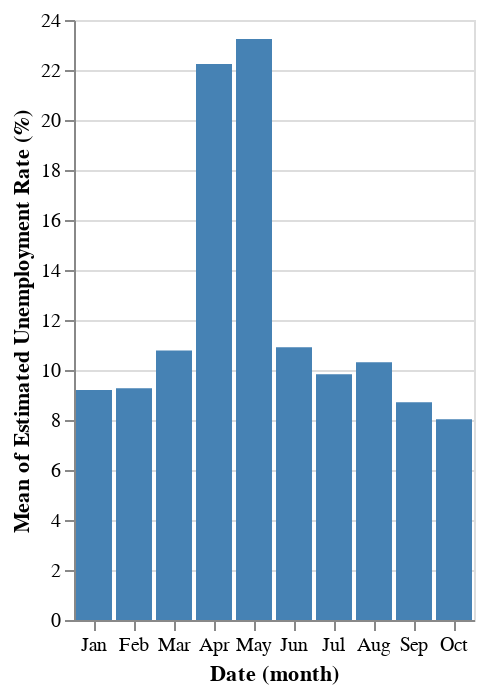

Source (notebook cell):
### Code cell
selector = alt.selection_point(name="selector", encodings=["x"])

alt.Chart(df, name="bars").mark_bar().encode(
            x=alt.X("month(Date):N"),
            y="mean(Estimated Unemployment Rate (%)):Q", 
            color=alt.condition(selector, alt.value('steelblue'), alt.value('grey'))
           ).add_params(selector)

### Figure 1 — Vega-Lite specification as saved in the notebook (floating-point values rounded to 4 significant figures; data arrays with more than 128 entries replaced by an {"elided": "..."} marker saying what was removed)
{"$schema": "https://vega.github.io/schema/vega-lite/v5.8.0.json", "config": {"view": {"continuousHeight": 300, "continuousWidth": 300}}, "data": {"name": "data-f3d79ea8731752ed7279bc9fedbad964"}, "datasets": {"data-f3d79ea8731752ed7279bc9fedbad964": {"elided": "267 records"}}, "encoding": {"color": {"condition": {"param": "selector", "value": "steelblue"}, "value": "grey"}, "x": {"field": "Date", "timeUnit": "month", "type": "nominal"}, "y": {"aggregate": "mean", "field": "Estimated Unemployment Rate (%)", "type": "quantitative"}}, "mark": {"type": "bar"}, "name": "bars", "params": [{"name": "selector", "select": {"encodings": ["x"], "type": "point"}}]}
